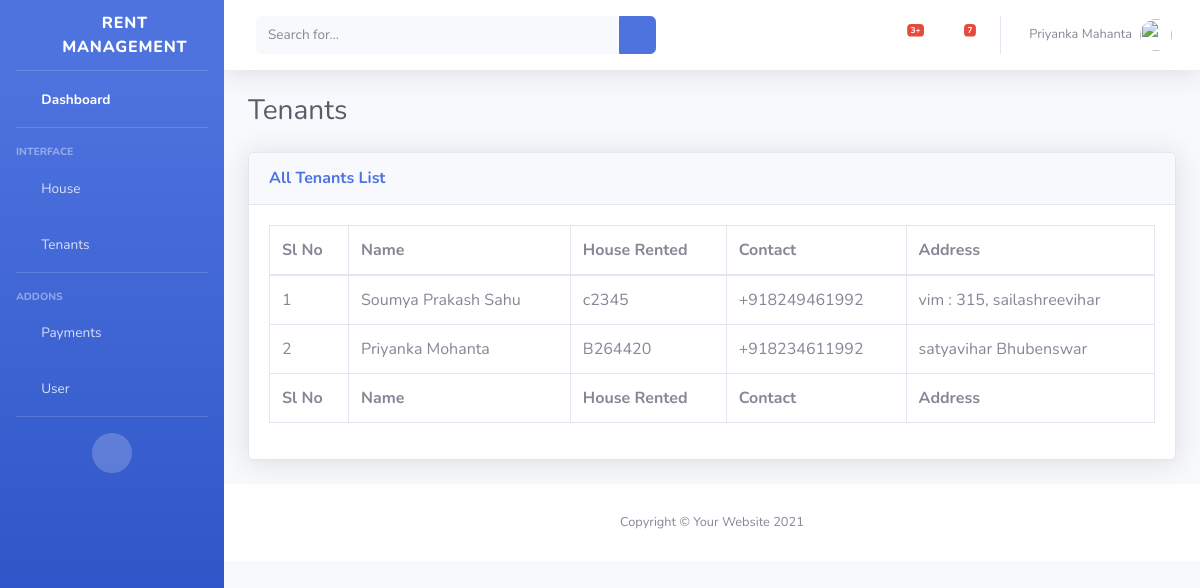
The app's page /tenants/, older data.
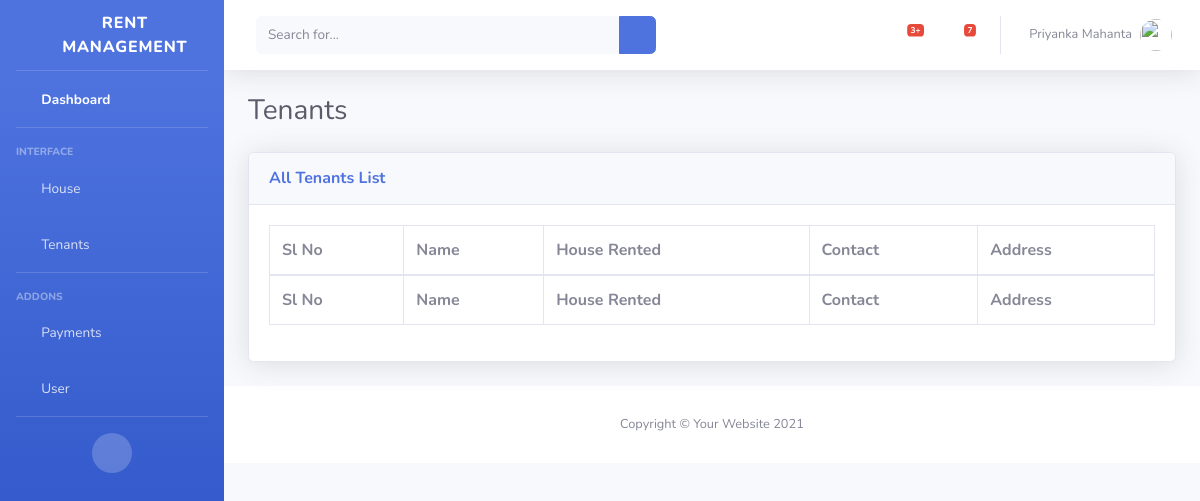
The same page, newer data.
### rent_management/models.py (models this page shows, shortened)
class User(models.Model):
    GENDER = (
        ('M', 'Male'),
        ('F', 'Female'),
        ('O', 'Other'),
    )
    name = models.CharField(max_length=150)
    age = models.IntegerField(default=0)
    sex = models.CharField(max_length=20, choices=GENDER, default='M')
    aadhaar_number = models.CharField(max_length=50, default='')
    mobile_number = models.CharField(max_length=13, default='Not Given', null=True)
    email_id = models.CharField(max_length=100, default='')
    alternative_number = models.CharField(max_length=15, default='')
    address = models.TextField(default='')
    user_type = models.ForeignKey(UserType, on_delete=models.CASCADE)
    created_on = models.DateTimeField(auto_now_add=True)

class Tenants(models.Model):
    name = models.ForeignKey(User, on_delete=models.CASCADE)
    member = models.IntegerField(default=1)
    rented_house = models.ForeignKey(House, on_delete=models.CASCADE)
    created_on = models.DateTimeField(auto_now_add=True)

class House(models.Model):
    number = models.CharField(max_length=20)
    name = models.CharField(max_length=20, default='')
    type = models.ForeignKey(HouseType, on_delete=models.CASCADE)
    address = models.TextField(default='')
    rent = models.CharField(max_length=20, default=0)
    created_on = models.DateTimeField(auto_now_add=True)

### rent_management/views/tenants.py (the view)
# urls.py: path("tenants/", views.tenants, name="tenants"),
def tenants(request):
    tenants_list = User.objects.filter(user_type=3)
    house_rented_list = Tenants.objects.all()
    context = {
        'tenants_list': tenants_list,
        'house_rent_list': house_rented_list,
    }
    return render(request, "rent/tenants/tenants.html", context)

### rent_management/templates/rent/tenants/tenants.html
{% extends "rent/base/base.html" %}
{% block content %}
<div class="container-fluid">
    <h1 class="h3 mb-4 text-gray-800">Tenants</h1>
    <div class="card shadow mb-4">
        <div class="card-header py-3">
            <h6 class="m-0 font-weight-bold text-primary">All Tenants List</h6>
        </div>
        <div class="card-body">
            <div class="table-responsive">
                <table class="table table-bordered" id="dataTable" width="100%" cellspacing="0">
                    <thead>
                        <tr>
                            <th>Sl No</th>
                            <th>Name</th>
                            <th>House Rented</th>
                            <th>Contact</th>
                            <th>Address</th>
                        </tr>
                    </thead>
                    <tfoot>
                        <tr>
                            <th>Sl No</th>
                            <th>Name</th>
                            <th>House Rented</th>
                            <th>Contact</th>
                            <th>Address</th>
                        </tr>
                    </tfoot>
                    <tbody>
                    {% for i in tenants_list %}
                        <tr>
                            <td>{{ forloop.counter }}</td>
                            <td>{{i.name}}</td>
                            <td>
                                    {% for tenants in house_rent_list %}
                                        {% if tenants.name.id == i.id %}
                                            {{tenants.rented_house.number}}
                                        {% endif %}
                                    {% endfor %}
                            </td>
                            <td>{{i.mobile_number}}</td>
                            <td>{{i.address}}</td>
                        </tr>
                    {% endfor %}
                    </tbody>
                </table>
            </div>
        </div>
    </div>
</div>
{% endblock %}

Row changes from the older to the newer data that the page shows:
removed User: name "Soumya Prakash Sahu", mobile_number "+918249461992", address "vim : 315, sailashreevihar"
removed Tenants: rented_house.number "c2345", shown under "Soumya Prakash Sahu"
removed User: name "Priyanka Mohanta", mobile_number "+918234611992", address "satyavihar Bhubenswar"
removed Tenants: rented_house.number "B264420", shown under "Priyanka Mohanta"
